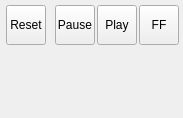
<?xml version="1.0" encoding="UTF-8"?>
<ui version="4.0">
 <class>SimulationControls</class>
 <widget class="QWidget" name="SimulationControls">
  <property name="geometry">
   <rect>
    <x>0</x>
    <y>0</y>
    <width>183</width>
    <height>118</height>
   </rect>
  </property>
  <property name="sizePolicy">
   <sizepolicy hsizetype="MinimumExpanding" vsizetype="MinimumExpanding">
    <horstretch>0</horstretch>
    <verstretch>0</verstretch>
   </sizepolicy>
  </property>
  <property name="minimumSize">
   <size>
    <width>0</width>
    <height>0</height>
   </size>
  </property>
  <property name="maximumSize">
   <size>
    <width>273</width>
    <height>118</height>
   </size>
  </property>
  <property name="windowTitle">
   <string>Form</string>
  </property>
  <layout class="QVBoxLayout" name="verticalLayout">
   <property name="spacing">
    <number>0</number>
   </property>
   <property name="leftMargin">
    <number>0</number>
   </property>
   <property name="topMargin">
    <number>0</number>
   </property>
   <property name="rightMargin">
    <number>0</number>
   </property>
   <property name="bottomMargin">
    <number>0</number>
   </property>
   <item>
    <widget class="QFrame" name="buttonFrame">
     <property name="styleSheet">
      <string notr="true">QFrame {
     background: url(:/SimulationControlsButtonFrame.png);
}

QToolButton {
     border-image: url(:/SimulationButtonNormal.png); 
     background: url(:/transparant.png);
 }

QToolButton:pressed {
     border-image: url(:/SimulationButtonInverted.png); 
 }
</string>
     </property>
     <property name="lineWidth">
      <number>0</number>
     </property>
     <layout class="QHBoxLayout" name="horizontalLayout_2">
      <property name="spacing">
       <number>2</number>
      </property>
      <property name="leftMargin">
       <number>6</number>
      </property>
      <property name="topMargin">
       <number>4</number>
      </property>
      <property name="rightMargin">
       <number>4</number>
      </property>
      <property name="bottomMargin">
       <number>4</number>
      </property>
      <item>
       <widget class="QToolButton" name="buttonReset">
        <property name="minimumSize">
         <size>
          <width>40</width>
          <height>40</height>
         </size>
        </property>
        <property name="maximumSize">
         <size>
          <width>40</width>
          <height>40</height>
         </size>
        </property>
        <property name="styleSheet">
         <string notr="true">QToolButton {
     border-image: url(:/SimulationButtonNormal.png); 
     background: url(:/transparant.png);
 }

QToolButton:pressed {
     border-image: url(:/SimulationButtonInverted.png); 
 }
</string>
        </property>
        <property name="text">
         <string>Reset</string>
        </property>
       </widget>
      </item>
      <item>
       <spacer name="horizontalSpacer_2X">
        <property name="minimumSize">
         <size>
          <width>5</width>
          <height>0</height>
         </size>
        </property>
        <property name="orientation">
         <enum>Qt::Horizontal</enum>
        </property>
        <property name="sizeHint" stdset="0">
         <size>
          <width>0</width>
          <height>0</height>
         </size>
        </property>
       </spacer>
      </item>
      <item>
       <widget class="QToolButton" name="buttonPause">
        <property name="minimumSize">
         <size>
          <width>40</width>
          <height>40</height>
         </size>
        </property>
        <property name="maximumSize">
         <size>
          <width>40</width>
          <height>40</height>
         </size>
        </property>
        <property name="text">
         <string>Pause</string>
        </property>
       </widget>
      </item>
      <item>
       <widget class="QToolButton" name="buttonPlay">
        <property name="minimumSize">
         <size>
          <width>40</width>
          <height>40</height>
         </size>
        </property>
        <property name="maximumSize">
         <size>
          <width>40</width>
          <height>40</height>
         </size>
        </property>
        <property name="text">
         <string>Play</string>
        </property>
       </widget>
      </item>
      <item>
       <widget class="QToolButton" name="buttonForward">
        <property name="minimumSize">
         <size>
          <width>40</width>
          <height>40</height>
         </size>
        </property>
        <property name="maximumSize">
         <size>
          <width>40</width>
          <height>40</height>
         </size>
        </property>
        <property name="text">
         <string>FF</string>
        </property>
       </widget>
      </item>
     </layout>
    </widget>
   </item>
   <item>
    <layout class="QHBoxLayout" name="horizontalLayout">
     <item>
      <spacer name="horizontalSpacer">
       <property name="orientation">
        <enum>Qt::Horizontal</enum>
       </property>
       <property name="sizeHint" stdset="0">
        <size>
         <width>85</width>
         <height>20</height>
        </size>
       </property>
      </spacer>
     </item>
     <item>
      <widget class="QFrame" name="statusFrame">
       <property name="minimumSize">
        <size>
         <width>68</width>
         <height>68</height>
        </size>
       </property>
       <property name="styleSheet">
        <string notr="true">background: url(:/SimulationControlsLabelFrame.png);</string>
       </property>
       <property name="frameShape">
        <enum>QFrame::NoFrame</enum>
       </property>
       <property name="frameShadow">
        <enum>QFrame::Plain</enum>
       </property>
       <property name="lineWidth">
        <number>0</number>
       </property>
       <layout class="QHBoxLayout" name="horizontalLayout_3">
        <property name="spacing">
         <number>0</number>
        </property>
        <property name="leftMargin">
         <number>4</number>
        </property>
        <property name="topMargin">
         <number>0</number>
        </property>
        <property name="rightMargin">
         <number>0</number>
        </property>
        <property name="bottomMargin">
         <number>4</number>
        </property>
        <item>
         <widget class="QLabel" name="statusLabel">
          <property name="minimumSize">
           <size>
            <width>64</width>
            <height>64</height>
           </size>
          </property>
          <property name="maximumSize">
           <size>
            <width>64</width>
            <height>64</height>
           </size>
          </property>
          <property name="styleSheet">
           <string notr="true">background: url(:/transparant.png);</string>
          </property>
          <property name="text">
           <string/>
          </property>
          <property name="alignment">
           <set>Qt::AlignRight|Qt::AlignTop|Qt::AlignTrailing</set>
          </property>
         </widget>
        </item>
       </layout>
      </widget>
     </item>
    </layout>
   </item>
  </layout>
 </widget>
 <resources/>
 <connections/>
</ui>
